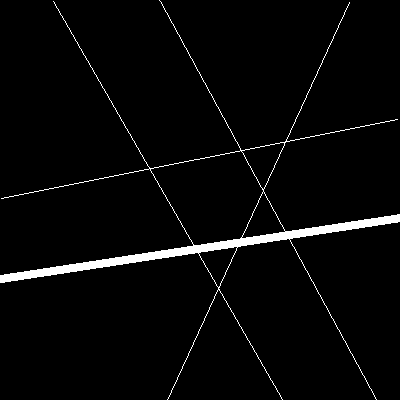
#> input picture Computer Vision/00OpenCV/找线、角度、旋转、定位、模板/lines.bmp, 400 x 400 px
$ python 02test.py
#> lines starting #> are read from the running program, lines starting #| are printed output that depends on the picture; after the words box and inside, x2 and y2 are one past the last pixel; in counts of white or black regions, pixels touching at a corner belong together; long printed decimals are rounded
# coding=utf-8
import cv2
import numpy as np

img = cv2.imread("lines.bmp", 0)
#> img: shape (400, 400); 3% white; 1 white region, box (x1, y1, x2, y2) and area: (0, 0, 400, 400) 4812

img = cv2.GaussianBlur(img, (3, 3), 0)
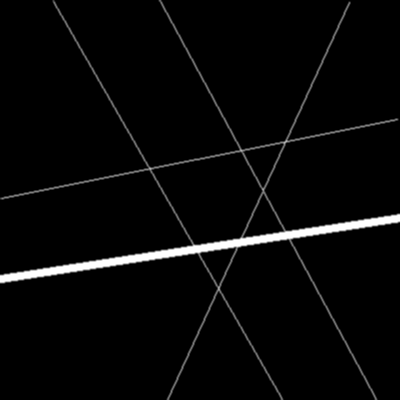
#> img: shape (400, 400); min 0, max 255, mean 7.7
edges = cv2.Canny(img, 50, 150, apertureSize=3)
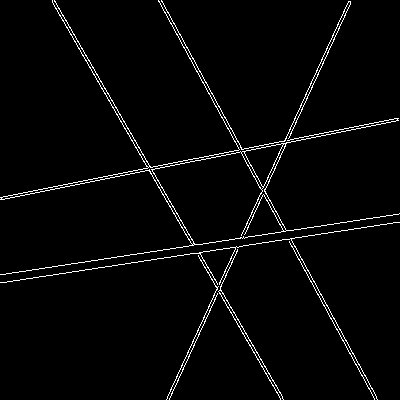
#> edges: shape (400, 400); 2.6% white in thin lines or dots
lines = cv2.HoughLines(edges, 1, np.pi/180, 118)  # 这里对最后一个参数使用了经验型的值
#> lines = 14 rows, first 8: [-44, 2.62], [-46, 2.62], [-143, 2.65], [195, 1.38], [319, 0.436], [192, 1.38], [317, 0.419], [-137, 2.64]
result = img.copy()
for line in lines[0]:
    rho = line[0]  # 第一个元素是距离rho
    theta = line[1]  # 第二个元素是角度theta
    print(rho)
    print(theta)
    if (theta < (np.pi/4.)) or (theta > (3.*np.pi/4.0)):  # 垂直直线
                # 该直线与第一行的交点
        pt1 = (int(rho/np.cos(theta)), 0)
        # 该直线与最后一行的焦点
        pt2 = (int((rho-result.shape[0]*np.sin(theta))/np.cos(theta)), result.shape[0])
        # 绘制一条白线
        cv2.line(result, pt1, pt2, (255, 255, 255), 2)
    else:  # 水平直线
        # 该直线与第一列的交点
        pt1 = (0, int(rho/np.sin(theta)))
        # 该直线与最后一列的交点
        pt2 = (result.shape[1], int((rho-result.shape[1]*np.cos(theta))/np.sin(theta)))
        # 绘制一条直线
        cv2.line(result, pt1, pt2, (255, 255, 255), 1)
#> this loop made 1 pass
#> (rho, theta, pt1, pt2) on pass 1: (-44, 2.62, (50, 0), (281, 400))
#| -44.0
#| 2.618
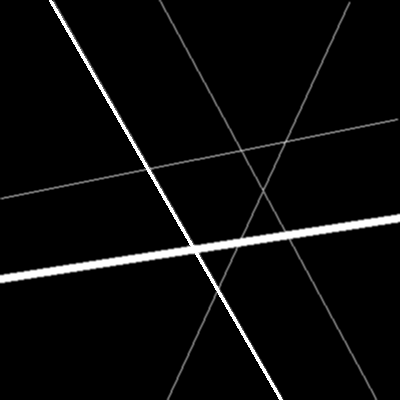
#> result: shape (400, 400); 0.96% of pixels changed, all inside (x1, y1, x2, y2) = (49, 0, 283, 400)

cv2.imshow('Canny', edges)
cv2.imshow('Result', result)
cv2.waitKey(0)
cv2.destroyAllWindows()

$ run again, with Computer Vision/00OpenCV/找线、角度、旋转、定位、模板/line1.bmp copied over Computer Vision/00OpenCV/找线、角度、旋转、定位、模板/lines.bmp
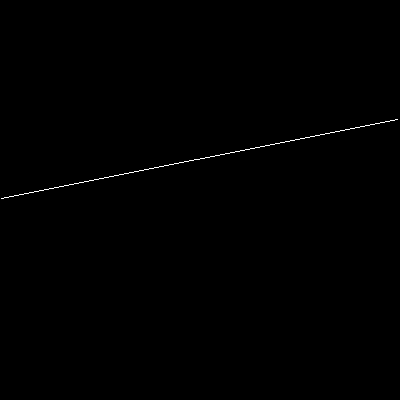
#> input picture Computer Vision/00OpenCV/找线、角度、旋转、定位、模板/line1.bmp, 400 x 400 px
#> `edges = cv2.Canny(img, 50, 150, apertureSize=3)`:
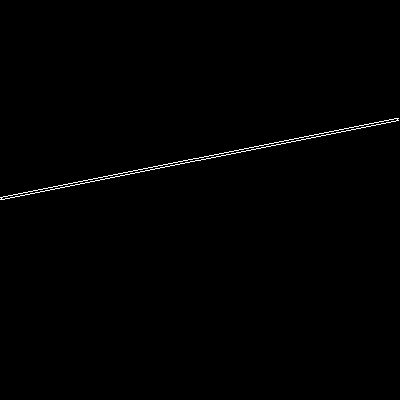
#> edges: shape (400, 400); 0.5% white in thin lines or dots, all inside (x1, y1, x2, y2) = (0, 118, 399, 200)
#> lines = [[195, 1.38], [192, 1.38], [196, 1.36]]
#> the loop `for line in lines[0]:` made 1 pass
#> (rho, theta, pt1, pt2) on pass 1: (195, 1.38, (0, 198), (400, 120))
#> (printed output is left out)
#> after the loop `for line in lines[0]:`:
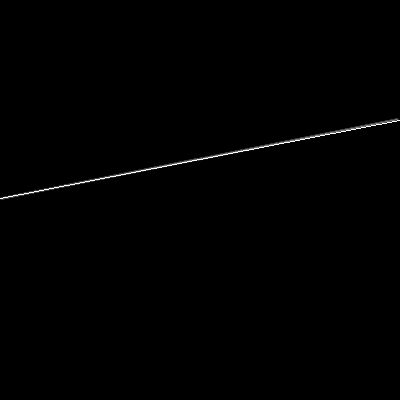
#> result: shape (400, 400); min 0, max 255, mean 1.1

$ run again, with Computer Vision/00OpenCV/找线、角度、旋转、定位、模板/line2.bmp copied over Computer Vision/00OpenCV/找线、角度、旋转、定位、模板/lines.bmp
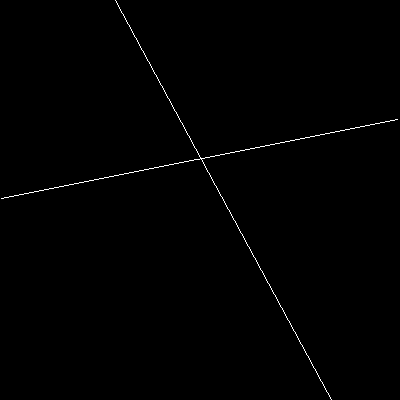
#> input picture Computer Vision/00OpenCV/找线、角度、旋转、定位、模板/line2.bmp, 400 x 400 px
#> `edges = cv2.Canny(img, 50, 150, apertureSize=3)`:
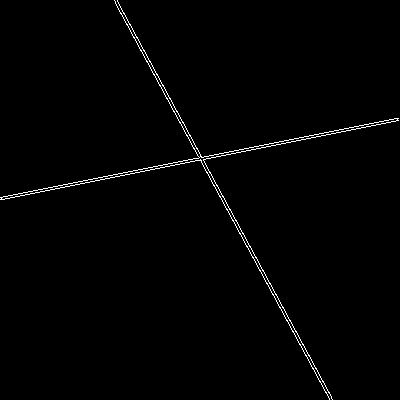
#> edges: shape (400, 400); 1% white in thin lines or dots
#> lines = [[195, 1.38], [-103, 2.65], [192, 1.38], [-98, 2.64], [196, 1.36]]
#> the loop `for line in lines[0]:` made 1 pass
#> (rho, theta, pt1, pt2) on pass 1: (195, 1.38, (0, 198), (400, 120))
#> (printed output is left out)
#> after the loop `for line in lines[0]:`:
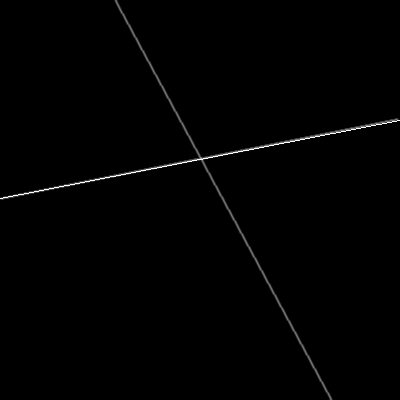
#> result: shape (400, 400); min 0, max 255, mean 1.7
